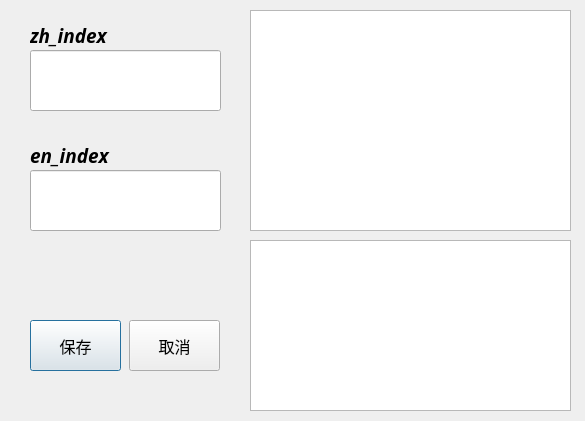
<?xml version="1.0" encoding="UTF-8"?>
<ui version="4.0">
 <class>new_data_dialog</class>
 <widget class="QDialog" name="new_data_dialog">
  <property name="geometry">
   <rect>
    <x>0</x>
    <y>0</y>
    <width>585</width>
    <height>421</height>
   </rect>
  </property>
  <property name="windowTitle">
   <string>Dialog</string>
  </property>
  <widget class="QPushButton" name="new_data_save">
   <property name="geometry">
    <rect>
     <x>30</x>
     <y>320</y>
     <width>91</width>
     <height>51</height>
    </rect>
   </property>
   <property name="font">
    <font>
     <family>微软雅黑</family>
     <pointsize>12</pointsize>
     <bold>false</bold>
    </font>
   </property>
   <property name="text">
    <string>保存</string>
   </property>
  </widget>
  <widget class="QPushButton" name="new_data_cancel">
   <property name="geometry">
    <rect>
     <x>129</x>
     <y>320</y>
     <width>91</width>
     <height>51</height>
    </rect>
   </property>
   <property name="font">
    <font>
     <family>微软雅黑</family>
     <pointsize>12</pointsize>
     <bold>false</bold>
    </font>
   </property>
   <property name="text">
    <string>取消</string>
   </property>
  </widget>
  <widget class="QTextEdit" name="new_data_code_edit">
   <property name="geometry">
    <rect>
     <x>250</x>
     <y>10</y>
     <width>321</width>
     <height>221</height>
    </rect>
   </property>
   <property name="font">
    <font>
     <family>Cascadia Code</family>
     <pointsize>12</pointsize>
    </font>
   </property>
  </widget>
  <widget class="QTextEdit" name="new_data_comment_edit">
   <property name="geometry">
    <rect>
     <x>250</x>
     <y>240</y>
     <width>321</width>
     <height>171</height>
    </rect>
   </property>
   <property name="font">
    <font>
     <family>Cascadia Code</family>
     <pointsize>12</pointsize>
    </font>
   </property>
  </widget>
  <widget class="QLineEdit" name="new_data_zh_index">
   <property name="geometry">
    <rect>
     <x>30</x>
     <y>50</y>
     <width>191</width>
     <height>61</height>
    </rect>
   </property>
   <property name="font">
    <font>
     <family>微软雅黑</family>
     <pointsize>12</pointsize>
    </font>
   </property>
  </widget>
  <widget class="QLineEdit" name="new_data_en_index">
   <property name="geometry">
    <rect>
     <x>30</x>
     <y>170</y>
     <width>191</width>
     <height>61</height>
    </rect>
   </property>
   <property name="font">
    <font>
     <family>Cascadia Code</family>
     <pointsize>12</pointsize>
    </font>
   </property>
  </widget>
  <widget class="QLabel" name="label">
   <property name="geometry">
    <rect>
     <x>30</x>
     <y>20</y>
     <width>101</width>
     <height>31</height>
    </rect>
   </property>
   <property name="font">
    <font>
     <family>Cascadia Code</family>
     <pointsize>14</pointsize>
    </font>
   </property>
   <property name="text">
    <string>&lt;html&gt;&lt;head/&gt;&lt;body&gt;&lt;p&gt;&lt;span style=&quot; font-weight:700; font-style:italic;&quot;&gt;zh_index&lt;/span&gt;&lt;/p&gt;&lt;/body&gt;&lt;/html&gt;</string>
   </property>
  </widget>
  <widget class="QLabel" name="label_2">
   <property name="geometry">
    <rect>
     <x>30</x>
     <y>140</y>
     <width>101</width>
     <height>31</height>
    </rect>
   </property>
   <property name="font">
    <font>
     <family>Cascadia Code</family>
     <pointsize>14</pointsize>
    </font>
   </property>
   <property name="text">
    <string>&lt;html&gt;&lt;head/&gt;&lt;body&gt;&lt;p&gt;&lt;span style=&quot; font-weight:700; font-style:italic;&quot;&gt;en_index&lt;/span&gt;&lt;/p&gt;&lt;/body&gt;&lt;/html&gt;</string>
   </property>
  </widget>
 </widget>
 <resources/>
 <connections/>
</ui>
